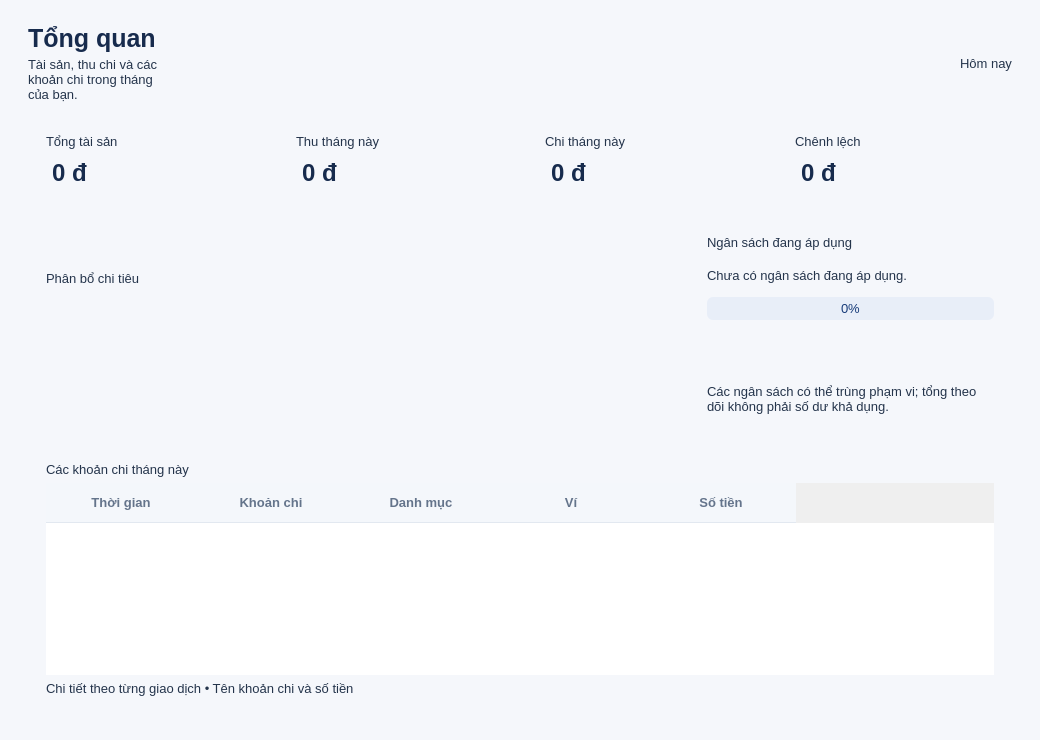
<?xml version="1.0" encoding="utf-8"?>
<ui version="4.0">
 <class>DashboardPage</class>
 <widget class="QWidget" name="DashboardPage">
  <property name="geometry">
   <rect>
    <x>0</x>
    <y>0</y>
    <width>1040</width>
    <height>740</height>
   </rect>
  </property>
  <property name="styleSheet">
   <string>QWidget { color: #24344b; font-family: "Segoe UI"; font-size: 13px; }
QLabel { background: transparent; border: none; }
QLabel[styleRole="muted"], QLabel#dateLabel, QLabel#summaryCaption { color: #64748b; }
QLabel#pageTitle, QLabel#formTitle { font-size: 25px; font-weight: 700; color: #172b4d; }
QLabel[styleRole="section"] { font-size: 15px; font-weight: 600; color: #24344b; }
QLabel#statusLabel { color: #64748b; padding: 8px 0; }
QLabel#emptyLabel { color: #64748b; padding: 24px; background: #f8fafc; border-radius: 8px; }
QLabel#errorLabel, QLabel#messageLabel { color: #b42318; }
QFrame[styleRole="card"] { background: white; border: 1px solid #e2e8f0; border-radius: 12px; }
QPushButton { background: white; color: #334155; border: 1px solid #cbd5e1; border-radius: 7px; padding: 8px 16px; min-height: 20px; font-weight: 600; }
QPushButton:hover { background: #f1f5fb; border-color: #94a3b8; }
QPushButton:pressed { background: #e2e8f0; }
QPushButton:focus { border: 1px solid #2563eb; }
QPushButton:disabled { background: #f8fafc; color: #94a3b8; border-color: #e2e8f0; }
QPushButton#addButton, QPushButton#loginButton, QPushButton:default { background: #2563eb; color: white; border-color: #2563eb; }
QPushButton#addButton:hover, QPushButton#loginButton:hover, QPushButton:default:hover { background: #1d4ed8; border-color: #1d4ed8; }
QPushButton#deleteButton:enabled { color: #b42318; border-color: #f2c6c2; }
QPushButton#deleteButton:enabled:hover { background: #fff1f0; }
QLineEdit, QComboBox, QDateEdit, QDoubleSpinBox, QTextEdit { background: white; border: 1px solid #cbd5e1; border-radius: 6px; padding: 7px 10px; min-height: 20px; selection-background-color: #dbeafe; selection-color: #172b4d; }
QComboBox, QDateEdit, QDoubleSpinBox { padding-right: 22px; }
QLineEdit:focus, QComboBox:focus, QDateEdit:focus, QDoubleSpinBox:focus, QTextEdit:focus { border-color: #2563eb; }
QLineEdit:disabled, QComboBox:disabled, QDoubleSpinBox:disabled { color: #64748b; background: #f1f5f9; }
QCheckBox { spacing: 8px; }
QTableWidget { background: white; alternate-background-color: #f8fafc; border: none; selection-background-color: #e8f0ff; selection-color: #173b79; outline: 0; }
QTableWidget::item { padding: 6px; border-bottom: 1px solid #edf1f6; }
QTableWidget::item:selected { background: #e8f0ff; color: #173b79; }
QHeaderView::section { background: #f4f7fb; color: #64748b; padding: 10px 7px; border: none; border-bottom: 1px solid #e2e8f0; font-weight: 600; }
QTableCornerButton::section { background: #f4f7fb; border: none; }
QProgressBar { background: #e8eef8; border: none; border-radius: 6px; min-height: 22px; text-align: center; color: #173b79; }
QProgressBar::chunk { background: #93b9ff; border-radius: 6px; }
QToolTip { color: #24344b; background: white; border: 1px solid #cbd5e1; padding: 5px; }
QWidget#DashboardPage { background: #f5f7fb; }</string>
  </property>
  <layout class="QVBoxLayout" name="rootLayout">
   <property name="spacing">
    <number>16</number>
   </property>
   <property name="leftMargin">
    <number>28</number>
   </property>
   <property name="topMargin">
    <number>24</number>
   </property>
   <property name="rightMargin">
    <number>28</number>
   </property>
   <property name="bottomMargin">
    <number>28</number>
   </property>
   <item>
    <layout class="QHBoxLayout" name="headerLayout">
     <item>
      <layout class="QVBoxLayout" name="headingLayout">
       <property name="spacing">
        <number>4</number>
       </property>
       <item>
        <widget class="QLabel" name="pageTitle">
         <property name="text">
          <string>Tổng quan</string>
         </property>
        </widget>
       </item>
       <item>
        <widget class="QLabel" name="pageSubtitle">
         <property name="styleRole" stdset="0">
          <string>muted</string>
         </property>
         <property name="wordWrap">
          <bool>true</bool>
         </property>
         <property name="text">
          <string>Tài sản, thu chi và các khoản chi trong tháng của bạn.</string>
         </property>
        </widget>
       </item>
      </layout>
     </item>
     <item>
      <spacer name="headerSpacer">
       <property name="orientation">
        <enum>Qt::Horizontal</enum>
       </property>
       <property name="sizeHint">
        <size>
         <width>40</width>
         <height>20</height>
        </size>
       </property>
      </spacer>
     </item>
     <item>
      <widget class="QLabel" name="dateLabel">
       <property name="text">
        <string>Hôm nay</string>
       </property>
      </widget>
     </item>
    </layout>
   </item>
   <item>
    <layout class="QGridLayout" name="metricsLayout">
     <property name="horizontalSpacing">
      <number>14</number>
     </property>
     <item row="0" column="0">
      <widget class="QFrame" name="balanceCard">
       <property name="styleRole" stdset="0">
        <string>card</string>
       </property>
       <layout class="QVBoxLayout" name="balanceLayout">
        <property name="leftMargin">
         <number>18</number>
        </property>
        <property name="topMargin">
         <number>16</number>
        </property>
        <property name="rightMargin">
         <number>18</number>
        </property>
        <property name="bottomMargin">
         <number>16</number>
        </property>
        <item>
         <widget class="QLabel" name="balanceCaption">
          <property name="styleRole" stdset="0">
           <string>muted</string>
          </property>
          <property name="text">
           <string>Tổng tài sản</string>
          </property>
         </widget>
        </item>
        <item>
         <widget class="QLabel" name="totalBalanceLabel">
          <property name="styleSheet">
           <string>font-size: 24px; font-weight: 700; color: #172b4d; padding-top: 4px;</string>
          </property>
          <property name="text">
           <string>0 đ</string>
          </property>
         </widget>
        </item>
       </layout>
      </widget>
     </item>
     <item row="0" column="1">
      <widget class="QFrame" name="incomeCard">
       <property name="styleRole" stdset="0">
        <string>card</string>
       </property>
       <layout class="QVBoxLayout" name="incomeLayout">
        <property name="leftMargin">
         <number>18</number>
        </property>
        <property name="topMargin">
         <number>16</number>
        </property>
        <property name="rightMargin">
         <number>18</number>
        </property>
        <property name="bottomMargin">
         <number>16</number>
        </property>
        <item>
         <widget class="QLabel" name="incomeCaption">
          <property name="styleRole" stdset="0">
           <string>muted</string>
          </property>
          <property name="text">
           <string>Thu tháng này</string>
          </property>
         </widget>
        </item>
        <item>
         <widget class="QLabel" name="incomeLabel">
          <property name="styleSheet">
           <string>font-size: 24px; font-weight: 700; color: #172b4d; padding-top: 4px;</string>
          </property>
          <property name="text">
           <string>0 đ</string>
          </property>
         </widget>
        </item>
       </layout>
      </widget>
     </item>
     <item row="0" column="2">
      <widget class="QFrame" name="expenseCard">
       <property name="styleRole" stdset="0">
        <string>card</string>
       </property>
       <layout class="QVBoxLayout" name="expenseLayout">
        <property name="leftMargin">
         <number>18</number>
        </property>
        <property name="topMargin">
         <number>16</number>
        </property>
        <property name="rightMargin">
         <number>18</number>
        </property>
        <property name="bottomMargin">
         <number>16</number>
        </property>
        <item>
         <widget class="QLabel" name="expenseCaption">
          <property name="styleRole" stdset="0">
           <string>muted</string>
          </property>
          <property name="text">
           <string>Chi tháng này</string>
          </property>
         </widget>
        </item>
        <item>
         <widget class="QLabel" name="expenseLabel">
          <property name="styleSheet">
           <string>font-size: 24px; font-weight: 700; color: #172b4d; padding-top: 4px;</string>
          </property>
          <property name="text">
           <string>0 đ</string>
          </property>
         </widget>
        </item>
       </layout>
      </widget>
     </item>
     <item row="0" column="3">
      <widget class="QFrame" name="differenceCard">
       <property name="styleRole" stdset="0">
        <string>card</string>
       </property>
       <layout class="QVBoxLayout" name="differenceLayout">
        <property name="leftMargin">
         <number>18</number>
        </property>
        <property name="topMargin">
         <number>16</number>
        </property>
        <property name="rightMargin">
         <number>18</number>
        </property>
        <property name="bottomMargin">
         <number>16</number>
        </property>
        <item>
         <widget class="QLabel" name="differenceCaption">
          <property name="styleRole" stdset="0">
           <string>muted</string>
          </property>
          <property name="text">
           <string>Chênh lệch</string>
          </property>
         </widget>
        </item>
        <item>
         <widget class="QLabel" name="differenceLabel">
          <property name="styleSheet">
           <string>font-size: 24px; font-weight: 700; color: #172b4d; padding-top: 4px;</string>
          </property>
          <property name="text">
           <string>0 đ</string>
          </property>
         </widget>
        </item>
       </layout>
      </widget>
     </item>
    </layout>
   </item>
   <item>
    <layout class="QGridLayout" name="middleLayout" columnstretch="2,1">
     <property name="horizontalSpacing">
      <number>14</number>
     </property>
     <item row="0" column="0">
      <widget class="QFrame" name="chartCard">
       <property name="styleRole" stdset="0">
        <string>card</string>
       </property>
       <layout class="QVBoxLayout" name="chartLayout">
        <property name="leftMargin">
         <number>18</number>
        </property>
        <property name="topMargin">
         <number>16</number>
        </property>
        <property name="rightMargin">
         <number>18</number>
        </property>
        <property name="bottomMargin">
         <number>16</number>
        </property>
        <item>
         <widget class="QLabel" name="chartTitle">
          <property name="text">
           <string>Phân bổ chi tiêu</string>
          </property>
          <property name="styleRole" stdset="0">
           <string>section</string>
          </property>
         </widget>
        </item>
        <item>
         <widget class="DonutChartWidget" name="donutChart" native="true" />
        </item>
       </layout>
      </widget>
     </item>
     <item row="0" column="1">
      <widget class="QFrame" name="budgetCard">
       <property name="styleRole" stdset="0">
        <string>card</string>
       </property>
       <layout class="QVBoxLayout" name="budgetLayout">
        <property name="leftMargin">
         <number>18</number>
        </property>
        <property name="topMargin">
         <number>16</number>
        </property>
        <property name="rightMargin">
         <number>18</number>
        </property>
        <property name="bottomMargin">
         <number>16</number>
        </property>
        <item>
         <widget class="QLabel" name="budgetTitle">
          <property name="styleRole" stdset="0">
           <string>section</string>
          </property>
          <property name="text">
           <string>Ngân sách đang áp dụng</string>
          </property>
         </widget>
        </item>
        <item>
         <spacer name="budgetTopGap">
          <property name="orientation">
           <enum>Qt::Vertical</enum>
          </property>
          <property name="sizeType">
           <enum>QSizePolicy::Fixed</enum>
          </property>
          <property name="sizeHint">
           <size>
            <width>20</width>
            <height>12</height>
           </size>
          </property>
         </spacer>
        </item>
        <item>
         <widget class="QLabel" name="budgetDetailLabel">
          <property name="styleRole" stdset="0">
           <string>muted</string>
          </property>
          <property name="text">
           <string>Chưa có ngân sách đang áp dụng.</string>
          </property>
          <property name="wordWrap">
           <bool>true</bool>
          </property>
         </widget>
        </item>
        <item>
         <spacer name="budgetGap">
          <property name="orientation">
           <enum>Qt::Vertical</enum>
          </property>
          <property name="sizeType">
           <enum>QSizePolicy::Fixed</enum>
          </property>
          <property name="sizeHint">
           <size>
            <width>20</width>
            <height>8</height>
           </size>
          </property>
         </spacer>
        </item>
        <item>
         <widget class="QProgressBar" name="budgetProgress">
          <property name="value">
           <number>0</number>
          </property>
         </widget>
        </item>
        <item>
         <spacer name="budgetSpacer">
          <property name="orientation">
           <enum>Qt::Vertical</enum>
          </property>
          <property name="sizeHint">
           <size>
            <width>20</width>
            <height>40</height>
           </size>
          </property>
         </spacer>
        </item>
        <item>
         <widget class="QLabel" name="budgetHint">
          <property name="styleRole" stdset="0">
           <string>muted</string>
          </property>
          <property name="wordWrap">
           <bool>true</bool>
          </property>
          <property name="text">
           <string>Các ngân sách có thể trùng phạm vi; tổng theo dõi không phải số dư khả dụng.</string>
          </property>
         </widget>
        </item>
       </layout>
      </widget>
     </item>
    </layout>
   </item>
   <item>
    <widget class="QFrame" name="recentCard">
     <property name="styleRole" stdset="0">
      <string>card</string>
     </property>
     <layout class="QVBoxLayout" name="recentLayout">
      <property name="leftMargin">
       <number>18</number>
      </property>
      <property name="topMargin">
       <number>16</number>
      </property>
      <property name="rightMargin">
       <number>18</number>
      </property>
      <property name="bottomMargin">
       <number>16</number>
      </property>
      <item>
       <widget class="QLabel" name="recentTitle">
        <property name="text">
         <string>Các khoản chi tháng này</string>
        </property>
        <property name="styleRole" stdset="0">
         <string>section</string>
        </property>
       </widget>
      </item>
      <item>
       <widget class="QTableWidget" name="recentTable">
        <attribute name="horizontalHeaderStretchLastSection">
         <bool>false</bool>
        </attribute>
        <property name="columnMinimumWidths" stdset="0">
         <string>160,180,120,120,150</string>
        </property>
        <property name="columnWeights" stdset="0">
         <string>1,3,1,1,1</string>
        </property>
        <attribute name="horizontalHeaderHighlightSections">
         <bool>false</bool>
        </attribute>
        <attribute name="verticalHeaderMinimumSectionSize">
         <number>40</number>
        </attribute>
        <attribute name="verticalHeaderDefaultSectionSize">
         <number>44</number>
        </attribute>
        <attribute name="horizontalHeaderDefaultSectionSize">
         <number>150</number>
        </attribute>
        <property name="wordWrap">
         <bool>false</bool>
        </property>
        <property name="alternatingRowColors">
         <bool>false</bool>
        </property>
        <property name="showGrid">
         <bool>false</bool>
        </property>
        <property name="maximumSize">
         <size>
          <width>16777215</width>
          <height>245</height>
         </size>
        </property>
        <property name="editTriggers">
         <set>QAbstractItemView::NoEditTriggers</set>
        </property>
        <property name="selectionMode">
         <enum>QAbstractItemView::NoSelection</enum>
        </property>
        <property name="columnCount">
         <number>5</number>
        </property>
        <attribute name="verticalHeaderVisible">
         <bool>false</bool>
        </attribute>
        <column>
         <property name="text">
          <string>Thời gian</string>
         </property>
        </column>
        <column>
         <property name="text">
          <string>Khoản chi</string>
         </property>
        </column>
        <column>
         <property name="text">
          <string>Danh mục</string>
         </property>
        </column>
        <column>
         <property name="text">
          <string>Ví</string>
         </property>
        </column>
        <column>
         <property name="text">
          <string>Số tiền</string>
         </property>
        </column>
       </widget>
      </item>
      <item>
       <widget class="QLabel" name="expenseHint">
        <property name="styleRole" stdset="0">
         <string>muted</string>
        </property>
        <property name="wordWrap">
         <bool>true</bool>
        </property>
        <property name="text">
         <string>Chi tiết theo từng giao dịch • Tên khoản chi và số tiền</string>
        </property>
       </widget>
      </item>
     </layout>
    </widget>
   </item>
  </layout>
 </widget>
 <customwidgets>
  <customwidget>
   <class>DonutChartWidget</class>
   <extends>QWidget</extends>
   <header>ui/chart_widgets.h</header>
   <container>1</container>
  </customwidget>
 </customwidgets>
 <resources />
 <connections />
</ui>
